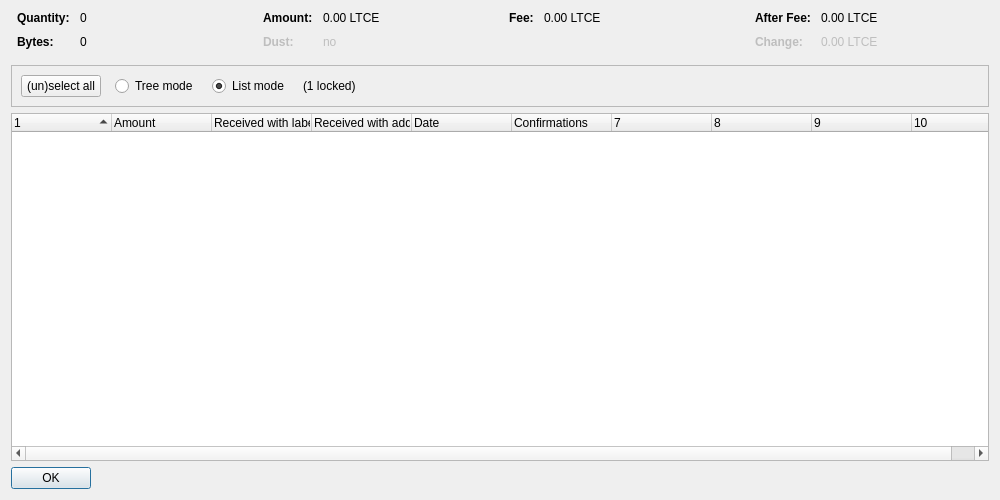
<?xml version="1.0" encoding="UTF-8"?>
<ui version="4.0">
 <class>CoinControlDialog</class>
 <widget class="QDialog" name="CoinControlDialog">
  <property name="geometry">
   <rect>
    <x>0</x>
    <y>0</y>
    <width>1000</width>
    <height>500</height>
   </rect>
  </property>
  <property name="windowTitle">
   <string>Coin Selection</string>
  </property>
  <layout class="QVBoxLayout" name="verticalLayout">
   <item>
    <layout class="QHBoxLayout" name="horizontalLayoutTop" stretch="0,0,0,0">
     <property name="topMargin">
      <number>0</number>
     </property>
     <property name="bottomMargin">
      <number>10</number>
     </property>
     <item>
      <layout class="QFormLayout" name="formLayoutCoinControl1">
       <property name="horizontalSpacing">
        <number>10</number>
       </property>
       <property name="verticalSpacing">
        <number>10</number>
       </property>
       <property name="leftMargin">
        <number>6</number>
       </property>
       <property name="rightMargin">
        <number>6</number>
       </property>
       <item row="0" column="0">
        <widget class="QLabel" name="labelCoinControlQuantityText">
         <property name="font">
          <font>
           <weight>75</weight>
           <bold>true</bold>
          </font>
         </property>
         <property name="text">
          <string>Quantity:</string>
         </property>
        </widget>
       </item>
       <item row="0" column="1">
        <widget class="QLabel" name="labelCoinControlQuantity">
         <property name="cursor">
          <cursorShape>IBeamCursor</cursorShape>
         </property>
         <property name="contextMenuPolicy">
          <enum>Qt::ActionsContextMenu</enum>
         </property>
         <property name="text">
          <string notr="true">0</string>
         </property>
         <property name="textInteractionFlags">
          <set>Qt::LinksAccessibleByMouse|Qt::TextSelectableByKeyboard|Qt::TextSelectableByMouse</set>
         </property>
        </widget>
       </item>
       <item row="1" column="0">
        <widget class="QLabel" name="labelCoinControlBytesText">
         <property name="font">
          <font>
           <weight>75</weight>
           <bold>true</bold>
          </font>
         </property>
         <property name="text">
          <string>Bytes:</string>
         </property>
        </widget>
       </item>
       <item row="1" column="1">
        <widget class="QLabel" name="labelCoinControlBytes">
         <property name="cursor">
          <cursorShape>IBeamCursor</cursorShape>
         </property>
         <property name="contextMenuPolicy">
          <enum>Qt::ActionsContextMenu</enum>
         </property>
         <property name="text">
          <string notr="true">0</string>
         </property>
         <property name="textInteractionFlags">
          <set>Qt::LinksAccessibleByMouse|Qt::TextSelectableByKeyboard|Qt::TextSelectableByMouse</set>
         </property>
        </widget>
       </item>
      </layout>
     </item>
     <item>
      <layout class="QFormLayout" name="formLayoutCoinControl2">
       <property name="horizontalSpacing">
        <number>10</number>
       </property>
       <property name="verticalSpacing">
        <number>10</number>
       </property>
       <property name="leftMargin">
        <number>6</number>
       </property>
       <property name="rightMargin">
        <number>6</number>
       </property>
       <item row="0" column="0">
        <widget class="QLabel" name="labelCoinControlAmountText">
         <property name="font">
          <font>
           <weight>75</weight>
           <bold>true</bold>
          </font>
         </property>
         <property name="text">
          <string>Amount:</string>
         </property>
        </widget>
       </item>
       <item row="0" column="1">
        <widget class="QLabel" name="labelCoinControlAmount">
         <property name="cursor">
          <cursorShape>IBeamCursor</cursorShape>
         </property>
         <property name="contextMenuPolicy">
          <enum>Qt::ActionsContextMenu</enum>
         </property>
         <property name="text">
          <string notr="true">0.00 LTCE</string>
         </property>
         <property name="textInteractionFlags">
          <set>Qt::LinksAccessibleByMouse|Qt::TextSelectableByKeyboard|Qt::TextSelectableByMouse</set>
         </property>
        </widget>
       </item>
       <item row="1" column="0">
        <widget class="QLabel" name="labelCoinControlLowOutputText">
         <property name="enabled">
          <bool>false</bool>
         </property>
         <property name="font">
          <font>
           <weight>75</weight>
           <bold>true</bold>
          </font>
         </property>
         <property name="text">
          <string>Dust:</string>
         </property>
        </widget>
       </item>
       <item row="1" column="1">
        <widget class="QLabel" name="labelCoinControlLowOutput">
         <property name="enabled">
          <bool>false</bool>
         </property>
         <property name="cursor">
          <cursorShape>IBeamCursor</cursorShape>
         </property>
         <property name="contextMenuPolicy">
          <enum>Qt::ActionsContextMenu</enum>
         </property>
         <property name="text">
          <string notr="true">no</string>
         </property>
         <property name="textInteractionFlags">
          <set>Qt::LinksAccessibleByMouse|Qt::TextSelectableByKeyboard|Qt::TextSelectableByMouse</set>
         </property>
        </widget>
       </item>
      </layout>
     </item>
     <item>
      <layout class="QFormLayout" name="formLayoutCoinControl3">
       <property name="horizontalSpacing">
        <number>10</number>
       </property>
       <property name="verticalSpacing">
        <number>10</number>
       </property>
       <property name="leftMargin">
        <number>6</number>
       </property>
       <property name="rightMargin">
        <number>6</number>
       </property>
       <item row="0" column="0">
        <widget class="QLabel" name="labelCoinControlFeeText">
         <property name="font">
          <font>
           <weight>75</weight>
           <bold>true</bold>
          </font>
         </property>
         <property name="text">
          <string>Fee:</string>
         </property>
        </widget>
       </item>
       <item row="0" column="1">
        <widget class="QLabel" name="labelCoinControlFee">
         <property name="cursor">
          <cursorShape>IBeamCursor</cursorShape>
         </property>
         <property name="contextMenuPolicy">
          <enum>Qt::ActionsContextMenu</enum>
         </property>
         <property name="text">
          <string notr="true">0.00 LTCE</string>
         </property>
         <property name="textInteractionFlags">
          <set>Qt::LinksAccessibleByMouse|Qt::TextSelectableByKeyboard|Qt::TextSelectableByMouse</set>
         </property>
        </widget>
       </item>
      </layout>
     </item>
     <item>
      <layout class="QFormLayout" name="formLayoutCoinControl4">
       <property name="horizontalSpacing">
        <number>10</number>
       </property>
       <property name="verticalSpacing">
        <number>10</number>
       </property>
       <property name="leftMargin">
        <number>6</number>
       </property>
       <property name="rightMargin">
        <number>6</number>
       </property>
       <item row="0" column="0">
        <widget class="QLabel" name="labelCoinControlAfterFeeText">
         <property name="font">
          <font>
           <weight>75</weight>
           <bold>true</bold>
          </font>
         </property>
         <property name="text">
          <string>After Fee:</string>
         </property>
        </widget>
       </item>
       <item row="0" column="1">
        <widget class="QLabel" name="labelCoinControlAfterFee">
         <property name="cursor">
          <cursorShape>IBeamCursor</cursorShape>
         </property>
         <property name="contextMenuPolicy">
          <enum>Qt::ActionsContextMenu</enum>
         </property>
         <property name="text">
          <string notr="true">0.00 LTCE</string>
         </property>
         <property name="textInteractionFlags">
          <set>Qt::LinksAccessibleByMouse|Qt::TextSelectableByKeyboard|Qt::TextSelectableByMouse</set>
         </property>
        </widget>
       </item>
       <item row="1" column="0">
        <widget class="QLabel" name="labelCoinControlChangeText">
         <property name="enabled">
          <bool>false</bool>
         </property>
         <property name="font">
          <font>
           <weight>75</weight>
           <bold>true</bold>
          </font>
         </property>
         <property name="text">
          <string>Change:</string>
         </property>
        </widget>
       </item>
       <item row="1" column="1">
        <widget class="QLabel" name="labelCoinControlChange">
         <property name="enabled">
          <bool>false</bool>
         </property>
         <property name="cursor">
          <cursorShape>IBeamCursor</cursorShape>
         </property>
         <property name="contextMenuPolicy">
          <enum>Qt::ActionsContextMenu</enum>
         </property>
         <property name="text">
          <string notr="true">0.00 LTCE</string>
         </property>
         <property name="textInteractionFlags">
          <set>Qt::LinksAccessibleByMouse|Qt::TextSelectableByKeyboard|Qt::TextSelectableByMouse</set>
         </property>
        </widget>
       </item>
      </layout>
     </item>
    </layout>
   </item>
   <item>
    <widget class="QFrame" name="frame">
     <property name="minimumSize">
      <size>
       <width>0</width>
       <height>40</height>
      </size>
     </property>
     <property name="frameShape">
      <enum>QFrame::StyledPanel</enum>
     </property>
     <property name="frameShadow">
      <enum>QFrame::Sunken</enum>
     </property>
     <layout class="QHBoxLayout" name="horizontalLayout">
      <item>
       <layout class="QHBoxLayout" name="horizontalLayoutPanel" stretch="0,0,0,0,0">
        <property name="spacing">
         <number>14</number>
        </property>
        <item>
         <widget class="QPushButton" name="pushButtonSelectAll">
          <property name="sizePolicy">
           <sizepolicy hsizetype="Maximum" vsizetype="Fixed">
            <horstretch>0</horstretch>
            <verstretch>0</verstretch>
           </sizepolicy>
          </property>
          <property name="text">
           <string>(un)select all</string>
          </property>
          <property name="autoDefault">
           <bool>false</bool>
          </property>
         </widget>
        </item>
        <item>
         <widget class="QRadioButton" name="radioTreeMode">
          <property name="sizePolicy">
           <sizepolicy hsizetype="Maximum" vsizetype="Fixed">
            <horstretch>0</horstretch>
            <verstretch>0</verstretch>
           </sizepolicy>
          </property>
          <property name="text">
           <string>Tree mode</string>
          </property>
         </widget>
        </item>
        <item>
         <widget class="QRadioButton" name="radioListMode">
          <property name="sizePolicy">
           <sizepolicy hsizetype="Maximum" vsizetype="Fixed">
            <horstretch>0</horstretch>
            <verstretch>0</verstretch>
           </sizepolicy>
          </property>
          <property name="text">
           <string>List mode</string>
          </property>
          <property name="checked">
           <bool>true</bool>
          </property>
         </widget>
        </item>
        <item>
         <widget class="QLabel" name="labelLocked">
          <property name="text">
           <string notr="true">(1 locked)</string>
          </property>
         </widget>
        </item>
        <item>
         <spacer name="horizontalSpacer">
          <property name="orientation">
           <enum>Qt::Horizontal</enum>
          </property>
          <property name="sizeHint" stdset="0">
           <size>
            <width>40</width>
            <height>20</height>
           </size>
          </property>
         </spacer>
        </item>
       </layout>
      </item>
     </layout>
    </widget>
   </item>
   <item>
    <widget class="CoinControlTreeWidget" name="treeWidget">
     <property name="contextMenuPolicy">
      <enum>Qt::CustomContextMenu</enum>
     </property>
     <property name="sortingEnabled">
      <bool>false</bool>
     </property>
     <property name="columnCount">
      <number>10</number>
     </property>
     <attribute name="headerShowSortIndicator" stdset="0">
      <bool>true</bool>
     </attribute>
     <attribute name="headerStretchLastSection">
      <bool>false</bool>
     </attribute>
     <column>
      <property name="text">
       <string/>
      </property>
     </column>
     <column>
      <property name="text">
       <string>Amount</string>
      </property>
     </column>
     <column>
      <property name="text">
       <string>Received with label</string>
      </property>
     </column>
     <column>
      <property name="text">
       <string>Received with address</string>
      </property>
     </column>
     <column>
      <property name="text">
       <string>Date</string>
      </property>
     </column>
     <column>
      <property name="text">
       <string>Confirmations</string>
      </property>
      <property name="toolTip">
       <string>Confirmed</string>
      </property>
     </column>
     <column>
      <property name="text">
       <string/>
      </property>
     </column>
     <column>
      <property name="text">
       <string/>
      </property>
     </column>
     <column>
      <property name="text">
       <string/>
      </property>
     </column>
     <column>
      <property name="text">
       <string/>
      </property>
     </column>
    </widget>
   </item>
   <item>
    <widget class="QDialogButtonBox" name="buttonBox">
     <property name="sizePolicy">
      <sizepolicy hsizetype="Maximum" vsizetype="Fixed">
       <horstretch>0</horstretch>
       <verstretch>0</verstretch>
      </sizepolicy>
     </property>
     <property name="orientation">
      <enum>Qt::Horizontal</enum>
     </property>
     <property name="standardButtons">
      <set>QDialogButtonBox::Ok</set>
     </property>
    </widget>
   </item>
  </layout>
 </widget>
 <customwidgets>
  <customwidget>
   <class>CoinControlTreeWidget</class>
   <extends>QTreeWidget</extends>
   <header>coincontroltreewidget.h</header>
  </customwidget>
 </customwidgets>
 <resources/>
 <connections/>
</ui>
